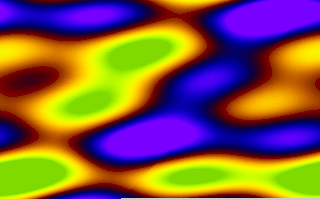
Frame 1 (no input)
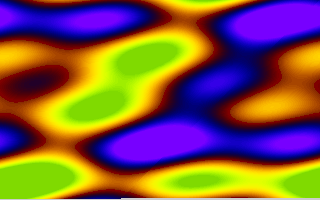
Frame 60 (the mouse pressed at the canvas centre just before this capture)
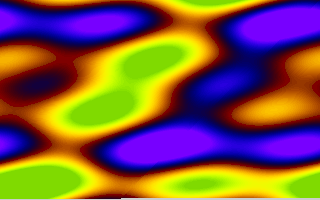
Frame 120 (the mouse held since frame 60 and released just before this capture)

The Processing sketch that drew these frames (run headless with seeded random() and noise(); from frame 60 on, the mouse is pressed at the canvas centre):

// Processing sketch: processing_8027
// ── processing_8027.pde

int pal []=new int [100];
float xx=0,yy=0;

void setup() {
  size(320,200);
  int i;
  float s1,s2,s3;
  for (i=0;i<50;i++) {
    s1=sin(i*PI/50);
    s2=sin(i*PI/50+PI/4);
    s3=sin(i*PI/50+PI/2);
    pal[i]=color(128+s1*128,128+s2*128,0);
  }
  for (i=50;i<100;i++) {
    s1=sin(i*PI/50);
    s2=sin(i*PI/50+PI/4);
    s3=sin(i*PI/50+PI/2);
    pal[i]=color(128+s1*128,0,128+s3*128);
  }
  frameRate(30);
}

void draw() {
  loadPixels();
  int i,j,offs=0,c;
  for (i=0;i<199;i++) {
    for (j=0;j<319;j++) {
      c=int(sin(i*PI/100*2+yy)*25+sin(i*PI/100*3+PI/6+yy)*25+cos(j*PI/160+xx)*25+cos(j*PI/160*2+PI/2+xx)*25)+50;
      c=constrain(c,0,99);
      pixels[offs++]=pal[c];
    }
  }
  updatePixels();
  xx+=0.1;
  yy+=0.1;
}
